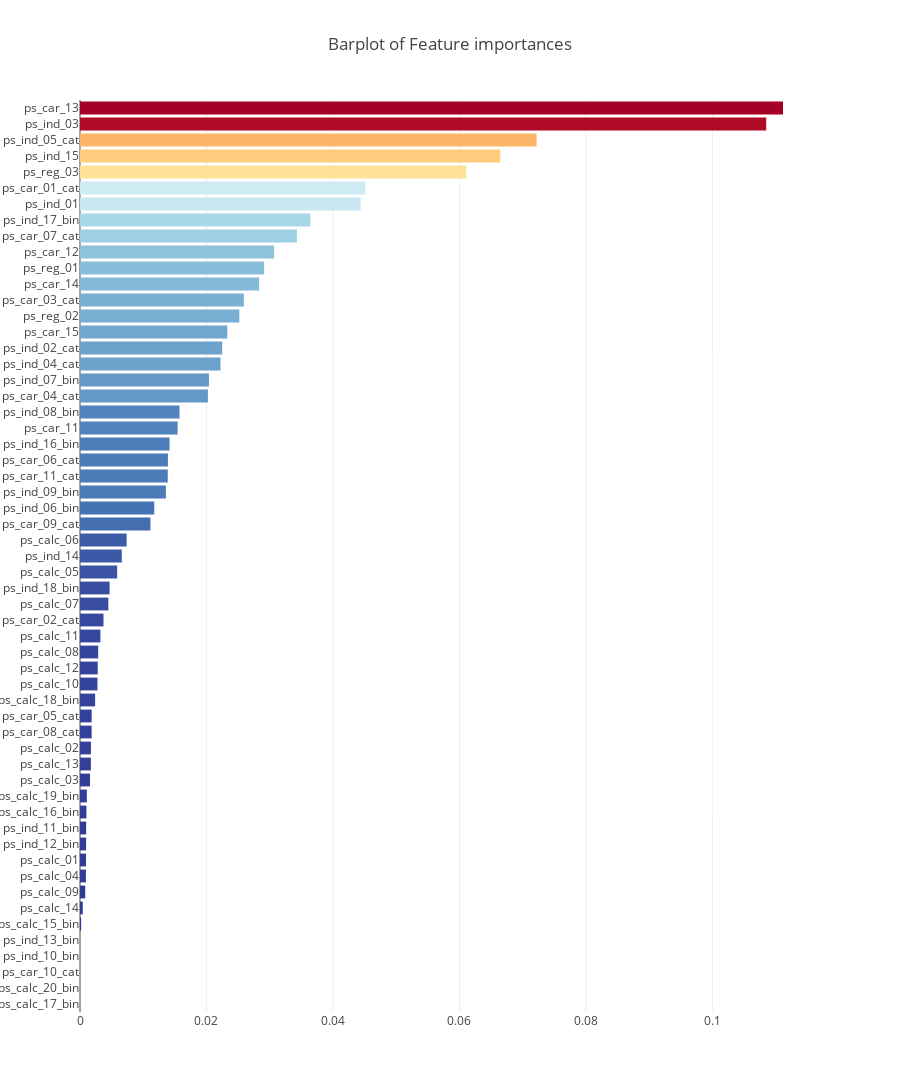

Notebook source saved alongside this figure:
### Code cell
x, y = (list(x) for x in zip(*sorted(zip(gb.feature_importances_, features), 
                                                            reverse = False)))
trace2 = go.Bar(
    x=x ,
    y=y,
    marker=dict(
        color=x,
        colorscale = [[0.0, 'rgb(165,0,38)'], [0.1111111111111111, 'rgb(215,48,39)'], 
                    [0.2222222222222222, 'rgb(244,109,67)'], [0.3333333333333333, 'rgb(253,174,97)'],
                    [0.4444444444444444, 'rgb(254,224,144)'], [0.5555555555555556, 'rgb(224,243,248)'], 
                    [0.6666666666666666, 'rgb(171,217,233)'], [0.7777777777777778, 'rgb(116,173,209)'], 
                    [0.8888888888888888, 'rgb(69,117,180)'], [1.0, 'rgb(49,54,149)']],
        reversescale = True
    ),
    name='Gradient Boosting Classifer Feature importance',
    orientation='h',
)

layout = dict(
    title='Barplot of Feature importances',
     width = 900, height = 2000,
    yaxis=dict(
        showgrid=False,
        showline=False,
        showticklabels=True,
    ))

fig1 = go.Figure(data=[trace2])
fig1['layout'].update(layout)
py.iplot(fig1, filename='plots')

### Figure 1 — Plotly figure (JSON) as saved in the notebook; plotly's stock layout.template omitted (floating-point values rounded to 4 significant figures)
{"data": [{"marker": {"color": [0, 0, 0, 0, 0, 0.0001741, 0.0004309, 0.0008267, 0.0009368, 0.0009533, 0.0009613, 0.0009713, 0.001013, 0.001081, 0.001583, 0.001718, 0.001727, 0.001836, 0.001841, 0.002391, 0.002761, 0.002807, 0.002875, 0.003223, 0.003714, 0.004482, 0.004676, 0.005875, 0.006609, 0.007374, 0.01114, 0.01174, 0.01358, 0.01388, 0.0139, 0.01417, 0.01544, 0.01574, 0.02022, 0.0204, 0.02222, 0.02249, 0.0233, 0.0252, 0.02591, 0.02832, 0.02913, 0.03071, 0.0343, 0.03643, 0.04439, 0.04514, 0.06106, 0.06647, 0.07221, 0.1085, 0.1112], "colorscale": [[0, "rgb(165,0,38)"], [0.1111, "rgb(215,48,39)"], [0.2222, "rgb(244,109,67)"], [0.3333, "rgb(253,174,97)"], [0.4444, "rgb(254,224,144)"], [0.5556, "rgb(224,243,248)"], [0.6667, "rgb(171,217,233)"], [0.7778, "rgb(116,173,209)"], [0.8889, "rgb(69,117,180)"], [1, "rgb(49,54,149)"]], "reversescale": true}, "name": "Gradient Boosting Classifer Feature importance", "orientation": "h", "type": "bar", "x": [0, 0, 0, 0, 0, 0.0001741, 0.0004309, 0.0008267, 0.0009368, 0.0009533, 0.0009613, 0.0009713, 0.001013, 0.001081, 0.001583, 0.001718, 0.001727, 0.001836, 0.001841, 0.002391, 0.002761, 0.002807, 0.002875, 0.003223, 0.003714, 0.004482, 0.004676, 0.005875, 0.006609, 0.007374, 0.01114, 0.01174, 0.01358, 0.01388, 0.0139, 0.01417, 0.01544, 0.01574, 0.02022, 0.0204, 0.02222, 0.02249, 0.0233, 0.0252, 0.02591, 0.02832, 0.02913, 0.03071, 0.0343, 0.03643, 0.04439, 0.04514, 0.06106, 0.06647, 0.07221, 0.1085, 0.1112], "y": ["ps_calc_17_bin", "ps_calc_20_bin", "ps_car_10_cat", "ps_ind_10_bin", "ps_ind_13_bin", "ps_calc_15_bin", "ps_calc_14", "ps_calc_09", "ps_calc_04", "ps_calc_01", "ps_ind_12_bin", "ps_ind_11_bin", "ps_calc_16_bin", "ps_calc_19_bin", "ps_calc_03", "ps_calc_13", "ps_calc_02", "ps_car_08_cat", "ps_car_05_cat", "ps_calc_18_bin", "ps_calc_10", "ps_calc_12", "ps_calc_08", "ps_calc_11", "ps_car_02_cat", "ps_calc_07", "ps_ind_18_bin", "ps_calc_05", "ps_ind_14", "ps_calc_06", "ps_car_09_cat", "ps_ind_06_bin", "ps_ind_09_bin", "ps_car_11_cat", "ps_car_06_cat", "ps_ind_16_bin", "ps_car_11", "ps_ind_08_bin", "ps_car_04_cat", "ps_ind_07_bin", "ps_ind_04_cat", "ps_ind_02_cat", "ps_car_15", "ps_reg_02", "ps_car_03_cat", "ps_car_14", "ps_reg_01", "ps_car_12", "ps_car_07_cat", "ps_ind_17_bin", "ps_ind_01", "ps_car_01_cat", "ps_reg_03", "ps_ind_15", "ps_ind_05_cat", "ps_ind_03", "ps_car_13"]}], "layout": {"height": 2000, "title": "Barplot of Feature importances", "width": 900, "yaxis": {"showgrid": false, "showline": false, "showticklabels": true}}}
